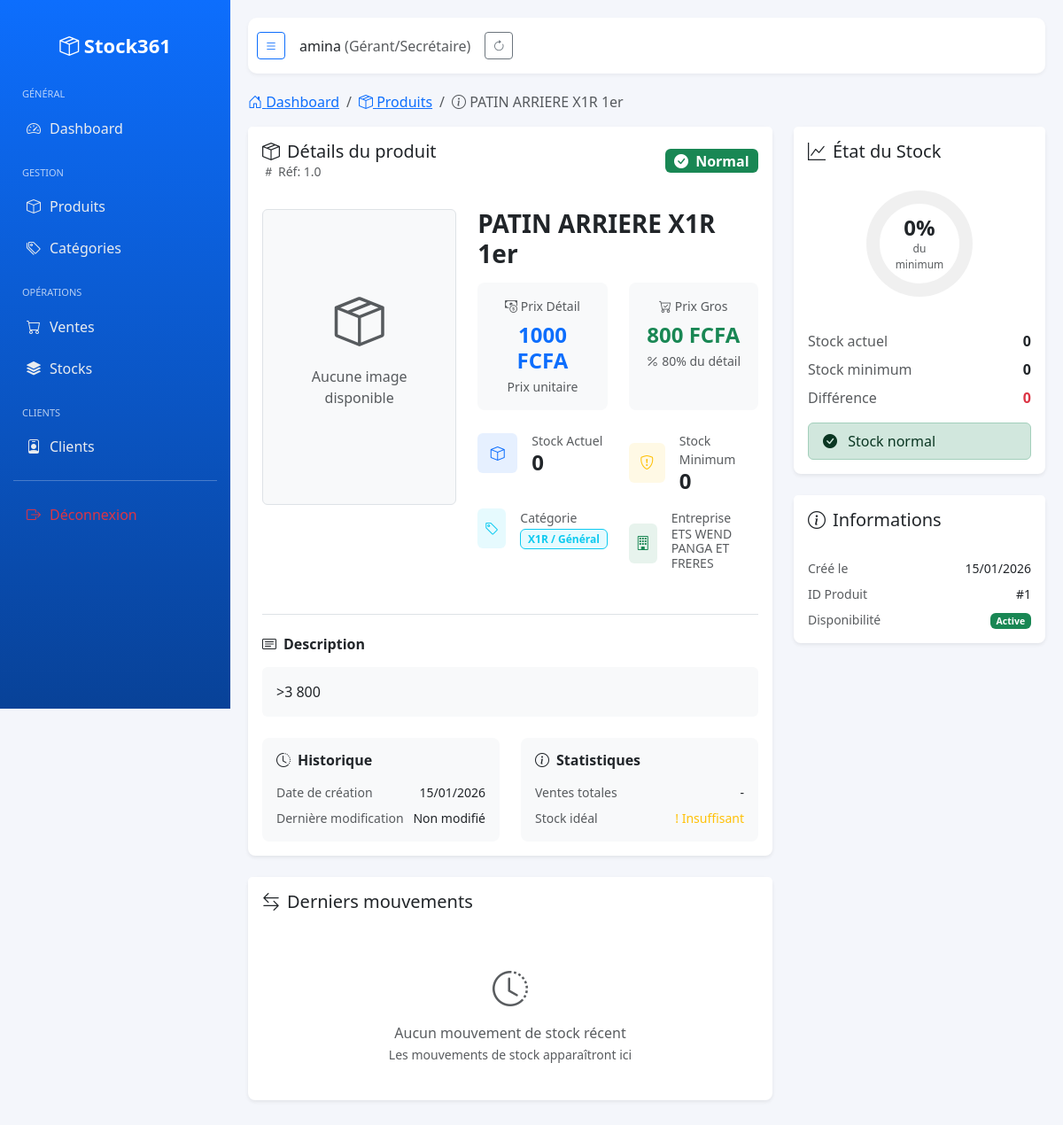
Page /produit/detail/1/ (signed in) on the earlier database version.
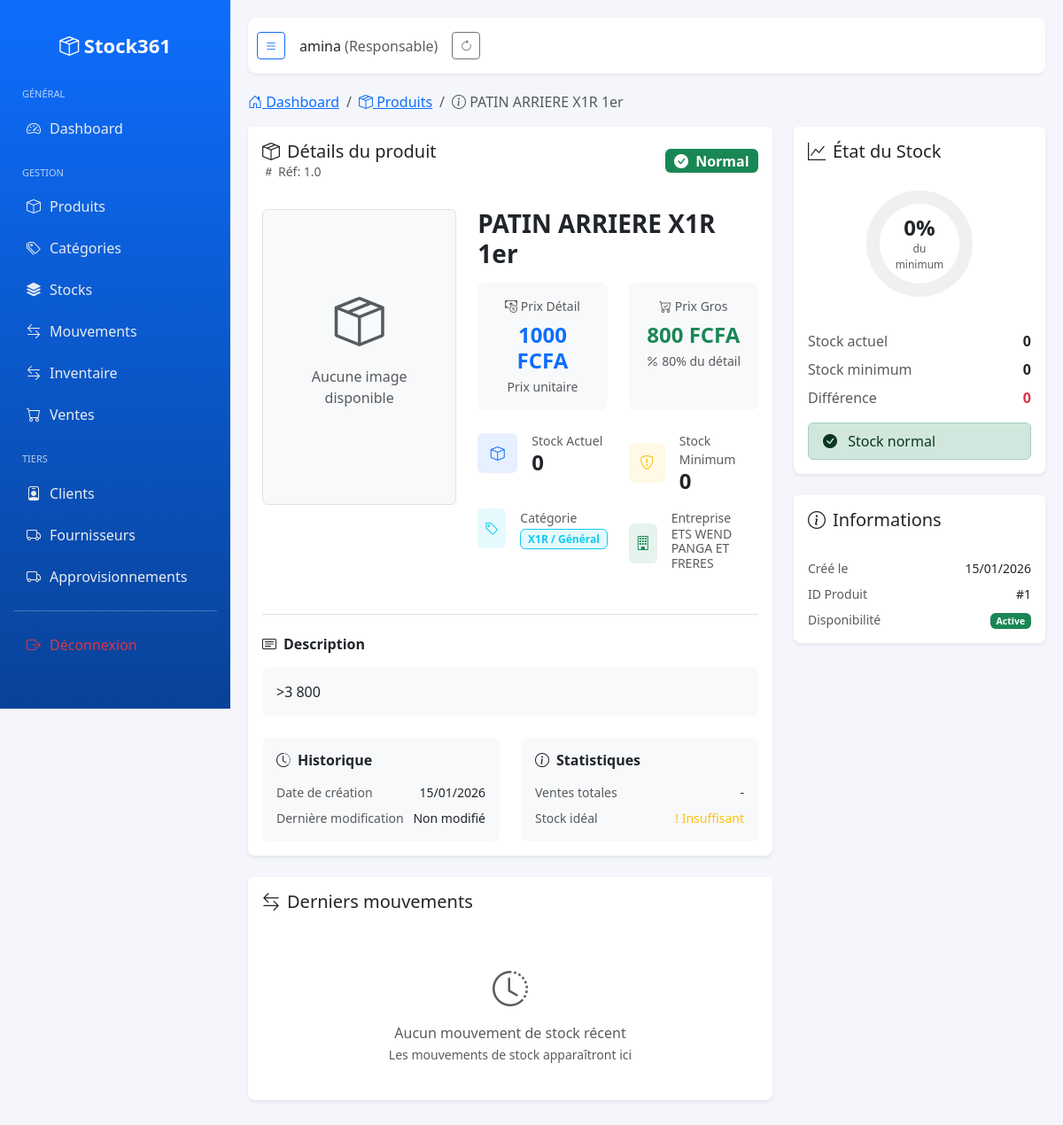
Same page on the later database version.
### entreprise/models.py (models this page shows, shortened)
class Utilisateur(AbstractUser):
    class TypeUtilisateur(models.TextChoices):
        SUPER_ADMIN = 'super_admin', 'Super Admin'
        RESPONSABLE = 'responsable', 'Responsable'
        GERANT = 'gerant', 'Gérant/Secrétaire'
    entreprise = models.ForeignKey(
        Entreprise,
        on_delete=models.CASCADE,
        related_name='utilisateurs',
        blank=True,
        null=True
    )
    type_utilisateur = models.CharField(
        max_length=20,
        choices=TypeUtilisateur.choices,
        default=TypeUtilisateur.GERANT
    )
    est_actif = models.BooleanField(default=True)
    telephone = models.CharField(max_length=20, blank=True, null=True)
    adresse = models.CharField(max_length=255, blank=True, null=True)
    date_creation = models.DateTimeField(default=timezone.now)
    @property
    def est_super_admin(self):
        return self.type_utilisateur == self.TypeUtilisateur.SUPER_ADMIN
    @property
    def est_responsable(self):
        return self.type_utilisateur == self.TypeUtilisateur.RESPONSABLE
    @property
    def est_gerant(self):
        return self.type_utilisateur == self.TypeUtilisateur.GERANT
    def get_role_display(self):
        return self.get_type_utilisateur_display()
    @property
    def responsable(self):
        """
        Retourne le premier utilisateur de type 'responsable' ou None
        """
        return self.utilisateurs.filter(type_utilisateur='responsable').first()

### produit/views.py (the view)
# urls.py: path('detail/<int:pk>/', views.ProduitDetailView.as_view(), name='produit_detail'),
class ProduitDetailView(LoginRequiredMixin, DetailView):
    model = Produit
    template_name = 'produit/produit_detail.html'
    context_object_name = 'produit'
    def get_queryset(self):
        user = self.request.user
        if user.est_super_admin or user.est_responsable:
            return Produit.objects.select_related('categorie', 'entreprise')
        return Produit.objects.select_related('categorie').filter(entreprise=user.entreprise)

### produit/models.py (called while the page is built)
    @property
    def etat_stock(self):
        try:
            stock = self.stock.quantite
        except:
            stock = 0
        if stock == 0:
            return 'rupture'
        elif stock < self.stock_minimum:
            return 'critique'
        else:
            return 'normal'

### templates/produit/produit_detail.html (shortened to what the changed rows need)
{% extends 'base.html' %}

### templates/base.html (shortened to what the changed rows need)
<!DOCTYPE html>
<html lang="fr">
{% load static %}
<head>
    <link href="{% static 'vendor/bootstrap/css/bootstrap.min.css' %}" rel="stylesheet">
    <link href="{% static 'vendor/bootstrap-icons/font/bootstrap-icons.css' %}" rel="stylesheet">
    <link rel="stylesheet" href="{% static 'vendor/datatables/css/jquery.dataTables.min.css' %}">
    <link rel="stylesheet" href="{% static 'vendor/datatables/css/dataTables.bootstrap5.min.css' %}">
    <link rel="stylesheet" href="{% static 'vendor/datatables/css/buttons.bootstrap5.min.css' %}">
    <link rel="stylesheet" href="{% static 'vendor/datatables/css/select.bootstrap5.min.css' %}">
    <link rel="stylesheet" href="{% static 'vendor/datatables/css/responsive.bootstrap5.min.css' %}">
</head>
<body>
<div class="sidebar" id="sidebar">
    <div class="brand">
        <i class="bi bi-box-seam"></i> <span>Stock361</span>
    </div>
    {% if request.user.est_super_admin %}
        <div class="menu-title">Général</div>
        <a href="{% url 'dashboard' %}"><i class="bi bi-speedometer2"></i> <span>Dashboard</span></a>
        <div class="menu-title">Administration</div>
        <a href="{% url 'entreprise_list' %}"><i class="bi bi-building"></i> <span>Entreprises</span></a>
        <a href="{% url 'utilisateur_list' %}"><i class="bi bi-people"></i> <span>Utilisateurs</span></a>
        <div class="menu-title">Gestion</div>
        <a href="{% url 'produit:produit_list' %}"><i class="bi bi-box"></i> <span>Produits</span></a>
        <a href="{% url 'produit:categorie_list' %}">
            <i class="bi bi-tags"></i> <span>Catégories</span>
        </a>
        <a href="{% url 'stock_list' %}"><i class="bi bi-stack"></i> <span>Stocks</span></a>
        <a href="{% url 'inventaire_list' %}"><i class="bi bi-stack"></i> <span>Inventaire</span></a>
        <a href="{% url 'mouvement_list' %}"><i class="bi bi-arrow-left-right"></i> <span>Mouvements</span></a>
        <a href="{% url 'vente_list' %}"><i class="bi bi-cart"></i> <span>Ventes</span></a>
        <div class="menu-title">Tiers</div>
        <a href="{% url 'client_list' %}"><i class="bi bi-person-badge"></i> <span>Clients</span></a>
    {% elif request.user.est_responsable %}
        <div class="menu-title">Général</div>
        <a href="{% url 'dashboard' %}"><i class="bi bi-speedometer2"></i> <span>Dashboard</span></a>
        <div class="menu-title">Gestion</div>
        <a href="{% url 'produit:produit_list' %}"><i class="bi bi-box"></i> <span>Produits</span></a>
        <a href="{% url 'produit:categorie_list' %}">
            <i class="bi bi-tags"></i> <span>Catégories</span>
        </a>
        <a href="{% url 'stock_list' %}"><i class="bi bi-stack"></i> <span>Stocks</span></a>
        <a href="{% url 'mouvement_list' %}"><i class="bi bi-arrow-left-right"></i> <span>Mouvements</span></a>
        <a href="{% url 'inventaire_list' %}"><i class="bi bi-arrow-left-right"></i> <span>Inventaire</span></a>
        <a href="{% url 'vente_list' %}"><i class="bi bi-cart"></i> <span>Ventes</span></a>
        <div class="menu-title">Tiers</div>
        <a href="{% url 'client_list' %}"><i class="bi bi-person-badge"></i> <span>Clients</span></a>
        <a href="{% url 'fournisseur_list' %}"><i class="bi bi-truck"></i> <span>Fournisseurs</span></a>
        <a href="{% url 'approvisionnement_list' %}"><i class="bi bi-truck"></i> <span>Approvisionnements</span></a>
    {% elif request.user.est_gerant %}
        <div class="menu-title">Général</div>
        <a href="{% url 'dashboard' %}"><i class="bi bi-speedometer2"></i> <span>Dashboard</span></a>
        <div class="menu-title">Gestion</div>
        <a href="{% url 'produit:produit_list' %}"><i class="bi bi-box"></i> <span>Produits</span></a>
        <a href="{% url 'produit:categorie_list' %}">
            <i class="bi bi-tags"></i> <span>Catégories</span>
        </a>
        <div class="menu-title">Opérations</div>
        <a href="{% url 'vente_list' %}"><i class="bi bi-cart"></i> <span>Ventes</span></a>
        <a href="{% url 'stock_list' %}"><i class="bi bi-stack"></i> <span>Stocks</span></a>
        <div class="menu-title">Clients</div>
        <a href="{% url 'client_list' %}"><i class="bi bi-person-badge"></i> <span>Clients</span></a>
    {% endif %}
    <hr class="text-white">
    <a href="{% url 'logout' %}" class="text-danger"><i class="bi bi-box-arrow-right"></i> <span>Déconnexion</span></a>
</div>
<div class="main" id="main">
    <div class="topbar">
        <div class="d-flex align-items-center gap-3">
            <button class="btn btn-sm btn-outline-primary" id="toggleSidebar"><i class="bi bi-list"></i></button>
            <div class="user-info">
                {{ request.user.username }}
                <span class="text-muted">({{ request.user.get_role_display }})</span>
            </div>
            <button class="btn btn-sm btn-outline-secondary" id="refreshBtn" title="Actualiser">
                <i class="bi bi-arrow-clockwise"></i>
            </button>
        </div>
    </div>
</div>
</body>
</html>

Differences in the rows shown:
changed Utilisateur "amina": type_utilisateur "gerant" → "responsable" (drawn); user.role "Gérant/Secrétaire" → "Responsable"
Other differences:
text no longer shown: "OPÉRATIONS CLIENTS"
text now shown: "Mouvements Inventaire TIERS Fournisseurs Approvisionnements"
